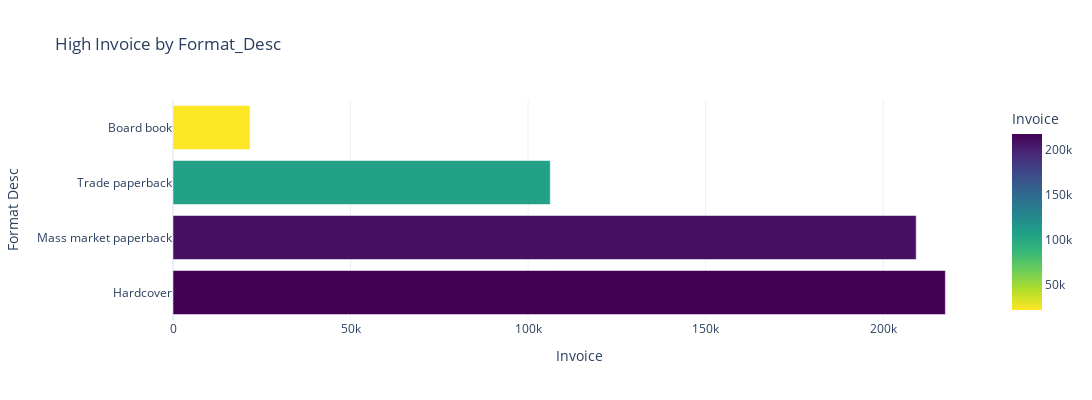

Notebook source saved alongside this figure:
### Markdown cell above
Vendas por formatos (gráfico de barras 1ºquartil) —>

### Code cell
# Create a bar plot for high 'invoice' by 'format_desc'
create_high_value_bar_plot(df, column_name='format_desc', aggregation_column='invoice')

### Figure 1 — Plotly figure (JSON) as saved in the notebook; plotly's stock layout.template omitted (floating-point values rounded to 4 significant figures)
{"data": [{"alignmentgroup": "True", "hovertemplate": "Invoice=%{marker.color}<br>Format Desc=%{y}<extra></extra>", "legendgroup": "", "marker": {"color": [217500.0, 209300.0, 106200.0, 21700.0], "coloraxis": "coloraxis", "pattern": {"shape": ""}}, "name": "", "offsetgroup": "", "orientation": "h", "showlegend": false, "textposition": "auto", "type": "bar", "x": [217500.0, 209300.0, 106200.0, 21700.0], "xaxis": "x", "y": ["Hardcover", "Mass market paperback", "Trade paperback", "Board book"], "yaxis": "y"}], "layout": {"barmode": "relative", "coloraxis": {"colorbar": {"title": {"text": "Invoice"}}, "colorscale": [[0, "#fde725"], [0.1111, "#b5de2b"], [0.2222, "#6ece58"], [0.3333, "#35b779"], [0.4444, "#1f9e89"], [0.5556, "#26828e"], [0.6667, "#31688e"], [0.7778, "#3e4989"], [0.8889, "#482878"], [1, "#440154"]]}, "height": 400, "legend": {"tracegroupgap": 0}, "title": {"text": "High Invoice by Format_Desc"}, "width": 1200, "xaxis": {"anchor": "y", "domain": [0, 1], "title": {"text": "Invoice"}}, "yaxis": {"anchor": "x", "domain": [0, 1], "title": {"text": "Format Desc"}}}}
